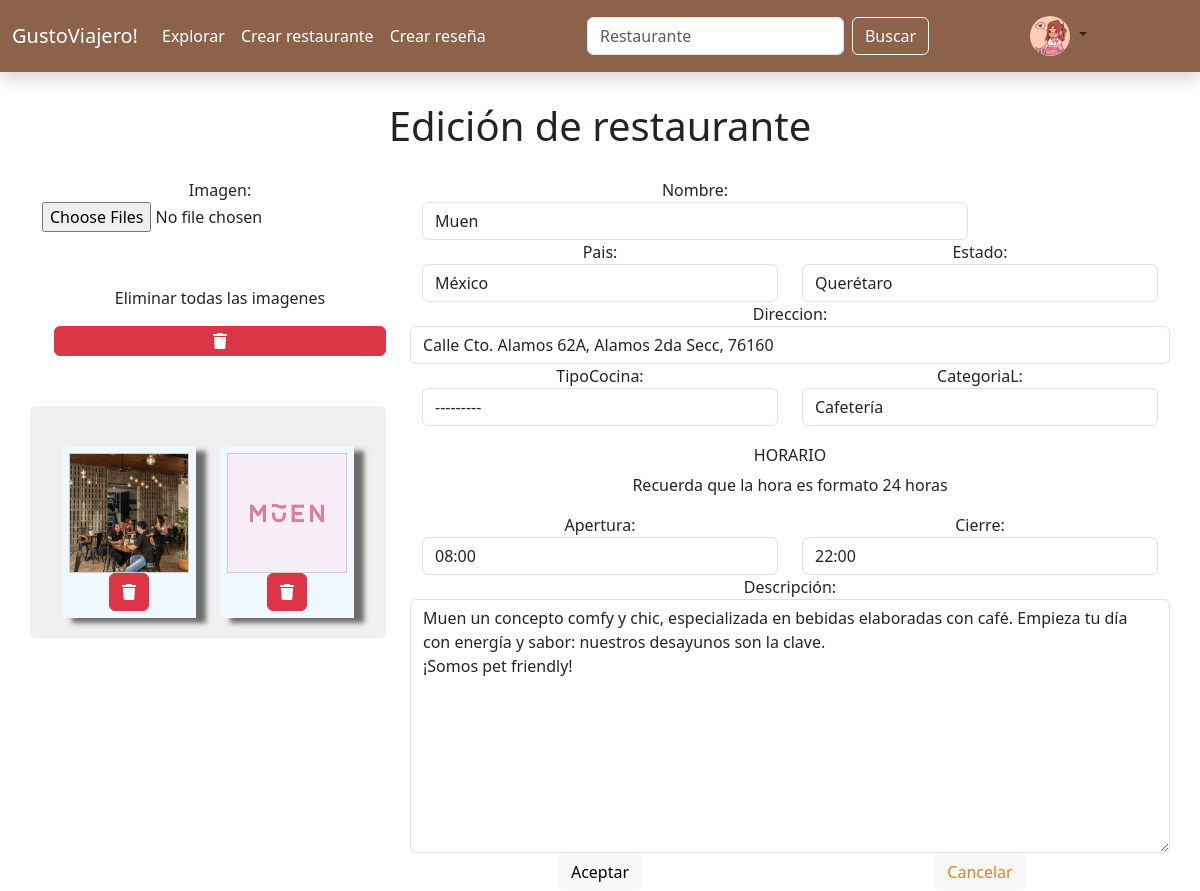
Screenshot of /editarrestaurante/33 (signed in) with the database file from the repository.
### inicio/models.py (models this page shows, shortened)
class FotoUsuario(models.Model):
    UsuarioID=models.ForeignKey(User, on_delete=models.CASCADE)
    Imagen=models.ImageField(upload_to='uploads/perfil', blank=True, null=True)

class FotosLugar(models.Model):
    RestauranteID=models.ForeignKey(Restaurante, on_delete=models.CASCADE, blank=True)
    Imagen=models.ImageField(upload_to='uploads/lugar', blank=True, null=True)

class Restaurante (models.Model):
    Nombre=models.CharField(max_length=50, default='Restaurante')
    Propietario=models.ForeignKey(User, on_delete=models.CASCADE, default=1)
    Pais=models.CharField(max_length=50)
    Estado=models.CharField(max_length=50)
    Direccion=models.CharField(max_length=200)
    Promedio=models.DecimalField(max_digits=3,decimal_places=2, default=0, blank=True)
    TipoCocina=models.ForeignKey(TipoCocina,on_delete=models.CASCADE, blank=True, null=True)
    CategoriaL=models.ForeignKey(CategoriaL,on_delete=models.CASCADE, blank=True, null=True)
    Apertura=models.TimeField()
    Cierre=models.TimeField()
    Descripción=models.CharField(max_length=280, null=True, blank=True)

### inicio/views.py (the view, shortened to what this page needs)
# urls.py: path('editarrestaurante/<int:pk>',views.editar_restaurante, name='editar_restaurante'),
def editar_restaurante(request, pk):
    if request.user.is_authenticated:
        usuario = request.user
        foto = FotoUsuario.objects.filter(UsuarioID=usuario).first()
        restaurante=get_object_or_404(Restaurante,id=pk)
        if request.user.username== restaurante.Propietario.username:
            fotos = FotosLugar.objects.filter(RestauranteID=restaurante.id)
            InfoForm = RestauranteForm(request.POST or None, instance=restaurante)
            FotoForm = FotosLugarForm(request.POST or None, request.FILES or None)
            return render(request, "editar_restaurante.html", {'InfoForm': InfoForm, 'FotoForm': FotoForm, 'restaurante': restaurante, 'fotos': fotos,'usuario':usuario,'foto':foto})

### inicio/forms.py
class RestauranteForm(forms.ModelForm):
    class Meta:
        model=Restaurante
        fields=('Nombre','Pais','Estado','TipoCocina','CategoriaL','Direccion','Apertura','Cierre','Descripción')
        widgets = {
            'Nombre': forms.TextInput(attrs={'class': 'form-control'}),
            'Pais': forms.TextInput(attrs={'class': 'form-control'}),
            'Estado': forms.TextInput(attrs={'class': 'form-control'}),
            'TipoCocina': forms.Select(attrs={'class': 'form-control'}),
            'CategoriaL': forms.Select(attrs={'class': 'form-control'}),
            'Direccion': forms.TextInput(attrs={'class': 'form-control'}),
            'Apertura': forms.TimeInput(format='%H:%M', attrs={'class': 'form-control'}),
            'Cierre': forms.TimeInput(format='%H:%M', attrs={'class': 'form-control'}),
            'Descripción': forms.Textarea(attrs={'class': 'form-control'}),
        }

class FotosLugarForm(forms.ModelForm):
    class Meta:
        model=FotosLugar
        fields=['Imagen']

### inicio/models.py (called while the page is built)
    def __str__(self):
        return self.Nombre

    def __str__(self):
        return self.Nombre

### inicio/templates/editar_restaurante.html (shortened to what this page needs)
{% extends 'base.html' %}
{% load static %}
{% block content %}
<form action="" method="POST" enctype="multipart/form-data">
    <div class="container text-center" style="margin-top: 20px;">
        <div class="container d-flex justify-content-center" style="padding: 10px 10px 10px 10px; margin-bottom: 10px;">
            <p class="h1">Edición de restaurante</p>
          </div>
        <div class="row align-items-start">
            <div class="col-4">
                <div class="row">
                    {{ FotoForm.Imagen.label_tag }}
                </div>
                <div class="row">
                    <input type="file" name="{{ FotoForm.Imagen.name }}" id="{{ FotoForm.Imagen.id_for_label }}" multiple>
                </div>
                <div class="container mt-4">
                  <div class="row">
                    {% if fotos %}
                        <div style="margin-top: 30px;">
                            <p>Eliminar todas las imagenes</p>
                            <a href="{% url 'eliminar_todas_imagen_res' restaurante.id%}" class="btn btn-danger d-grid" ><i class="fa-solid fa-trash"></i></a>
                        </div>
                        <div class="row" style="margin-top: 50px; background-color: rgb(241, 239, 239); padding: 20px 20px 20px 20px; border-radius: 2%;">
                      {% for foto in fotos %}
                          <div class="col-6" style="margin-top: 20px;">
                            <div class="container restaurante" style="background-color: aliceblue; height: 100%; box-shadow: 10px 5px 5px rgb(108, 108, 108); padding: 7px 7px 7px 7px;">
                                <div style="width: 120px; height: 120px; overflow: hidden; margin: 0 auto; border: 1px solid #ccc;">
                                    <img src="{{ foto.Imagen.url }}" alt="Imagen de restaurante" class="img-fluid">
                                </div>
                                <a href="{% url 'eliminar_imagen_res' foto.id%}" class="btn btn-danger"><i class="fa-solid fa-trash"></i></a>
                            </div>
                          </div>
                      {% endfor %}
                    </div>
                    {% endif%}
                  </div>
              </div>
            </div>
            <div class="col-8">
                <div class="row">
                    <div class="col-9">
                        {{InfoForm.Nombre.label_tag}}
                        {{InfoForm.Nombre}}
                    </div>
                </div>
                <div class="row">
                    <div class="col">
                        {{InfoForm.Pais.label_tag}}
                        {{InfoForm.Pais}}
                    </div>
                    <div class="col">
                        {{InfoForm.Estado.label_tag}}
                        {{InfoForm.Estado}}
                    </div>
                </div>
                <div class="row">
                    {{InfoForm.Direccion.label_tag}}
                    {{InfoForm.Direccion}}
                </div>
                <div class="row">
                    <div class="col">
                        {{InfoForm.TipoCocina.label_tag}}
                        {{InfoForm.TipoCocina}}
                    </div>
                    <div class="col">
                        {{InfoForm.CategoriaL.label_tag}}
                        {{InfoForm.CategoriaL}}
                    </div>
                </div>
                <div class="row">
                    <p class="h6" style="margin-top: 20px;">
                        HORARIO
                    </p>
                    <p>
                        Recuerda que la hora es formato 24 horas
                    </p>
                    <div class="col">
                        {{InfoForm.Apertura.label_tag}}
                        {{InfoForm.Apertura}}
                    </div>
                    <div class="col">
                        {{InfoForm.Cierre.label_tag}}
                        {{InfoForm.Cierre}}
                    </div>
                </div>
                <div class="row">
                    {{InfoForm.Descripción.label_tag}}
                    {{InfoForm.Descripción}}
                </div>
                <div class="row">
                    <div class="col">
                        <button type="submit" class="btn btn-light">Aceptar</button>
                    </div>
                    <div class="col">
                        <a href="{% url 'home' %}" class="btn btn-light" style="color: #F27D16;">Cancelar</a>
                    </div>
                </div>
            </div>
        </div>
    </div>
</form>
{% endblock %}

### inicio/templates/base.html (shortened to what this page needs)
{% load static %}
<!doctype html>
<html lang="es">
  <head>
    <link href="https://cdn.jsdelivr.net/npm/bootstrap@5.3.2/dist/css/bootstrap.min.css" rel="stylesheet">
    <link href="css/style.css" rel="stylesheet">
  </head>
  <body>
    <nav class="navbar navbar-expand-lg shadow" style="background-color: #8C634A;">
      <div class="container-fluid">
        <a class="navbar-brand" href="{% url 'home' %}" style="color: white;">GustoViajero!</a>
        <div class="collapse navbar-collapse" id="navbarSupportedContent">
          <ul class="navbar-nav me-auto mb-2 mb-lg-0">
            <li class="nav-item">
              <a class="nav-link" aria-current="page" href="{% url 'explorar' %}" style="color: white;">Explorar</a>
            </li>
            <li class="nav-item">
              <a class="nav-link" aria-current="page" href="{% url 'crear_restaurante' %}" style="color: white;">Crear restaurante</a>
            </li>
            <li class="nav-item">
              <a class="nav-link" aria-current="page" href="{% url 'elegir_restaurante' %}" style="color: white;">Crear reseña</a>
            </li>
          </ul>
        </div>
        <div class="collapse navbar-collapse" id="navbarSupportedContent">
          <ul class="navbar-nav me-auto mb-2 mb-lg-0">
          <form class="d-flex" action="{% url 'buscar_restaurantes' %}" method="GET">
            <input class="form-control me-2" type="search" name="q" placeholder="Restaurante" aria-label="Search">
            <button class="btn btn-outline-light" type="submit">Buscar</button>
          </form>
          </ul>
        </div>
        <div class="collapse navbar-collapse justify-content-end" id="navbarSupportedContent">
          <ul class="navbar-nav me-auto mb-2 mb-lg-0">
            <li class="nav-item dropdown">
              <a class="nav-link dropdown-toggle" href="#" role="button" data-bs-toggle="dropdown" aria-expanded="false">
                {% if foto %}
                <img src="{{foto.Imagen.url}}" width="40" height="40" style="border-radius: 50%;">
                {% else %}
                <img src="{% static 'images/default-perfil.jpg' %}" width="40" height="40" style="border-radius: 50%;">
                {% endif %}
              </a>
            </li>
          </ul>
        </div>
      </div>
    </nav>
    {% block content %}
    {% endblock %}
  </body>
</html>

### rows the page displays
FotoUsuario: Imagen (picture)
FotosLugar: Imagen (picture)
FotosLugar: Imagen (picture)
Restaurante: Nombre "Muen", Pais "México", Estado "Querétaro", Direccion "Calle Cto. Alamos 62A, Alamos 2da Secc, 76160", TipoCocina "---------", CategoriaL "Cafetería", Apertura "08:00", Cierre "22:00", Descripción "Muen un concepto comfy y chic, especializada en bebidas elaboradas con café. Empieza tu día con energía y sabor: nuestros desayunos son la clave. ¡Somos pet friendly!"

### other values shown
{{ FotoForm.Imagen.label_tag }} "Imagen:"
{{ InfoForm.Nombre.label_tag }} "Nombre:"
{{ InfoForm.Pais.label_tag }} "Pais:"
{{ InfoForm.Estado.label_tag }} "Estado:"
{{ InfoForm.Direccion.label_tag }} "Direccion:"
{{ InfoForm.TipoCocina.label_tag }} "TipoCocina:"
{{ InfoForm.CategoriaL.label_tag }} "CategoriaL:"
{{ InfoForm.Apertura.label_tag }} "Apertura:"
{{ InfoForm.Cierre.label_tag }} "Cierre:"
{{ InfoForm.Descripción.label_tag }} "Descripción:"
